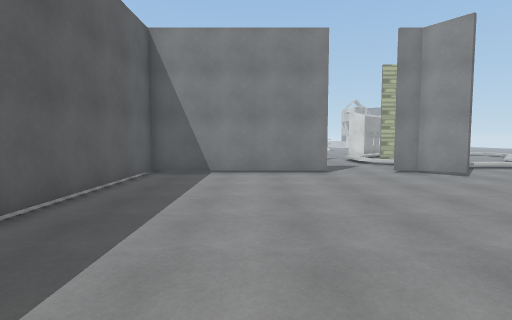
[1] (above)

23 first-person views from a walk through a scene from a Unity 3-D project. The camera is 1.5 m above the floor, tilts 4° down and sees 80° across. The floor is counted in squares, 1 m on a side. Each view is taken from the middle of a square. On the plan, view 1 faces up. The plan holds only what a view shows up to about 15 squares ahead; the rest is blank. The place goes on beyond the plan. The player character is not drawn. Some surface patterns are stand-ins.

[2]
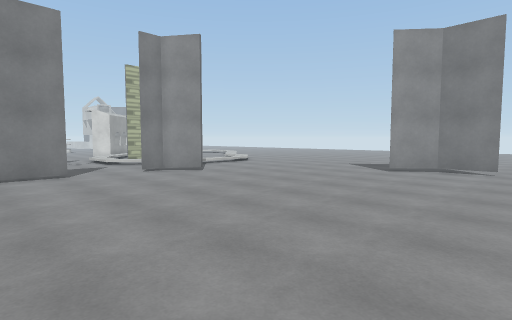

[3]
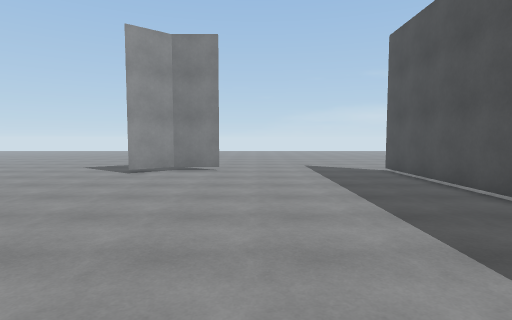

[4]
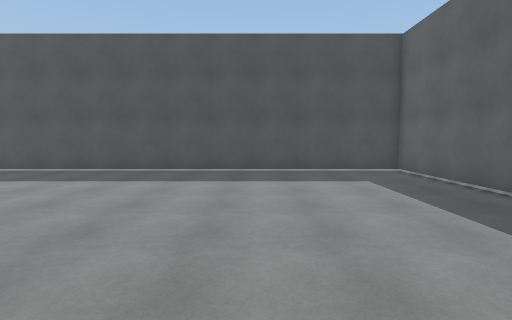

[5]
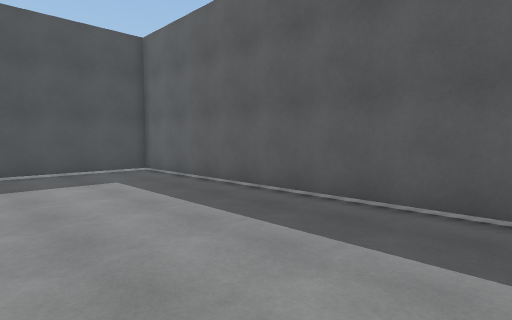

[6]
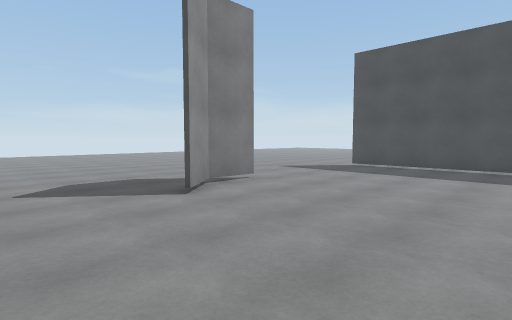

[7]
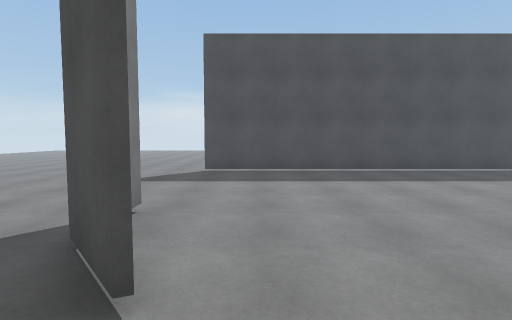

[8]
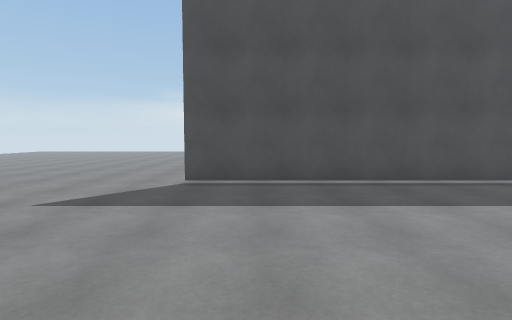

[9]
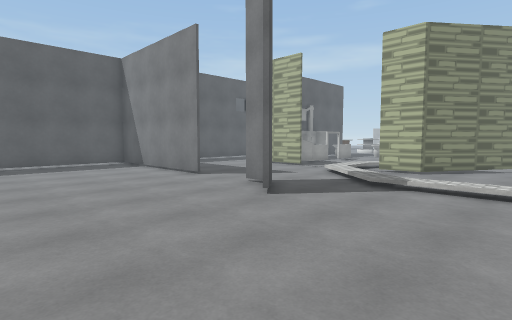

[10]
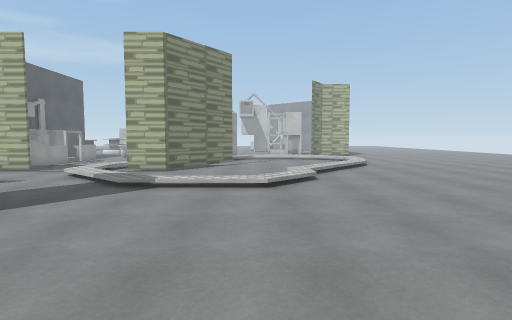

[11]
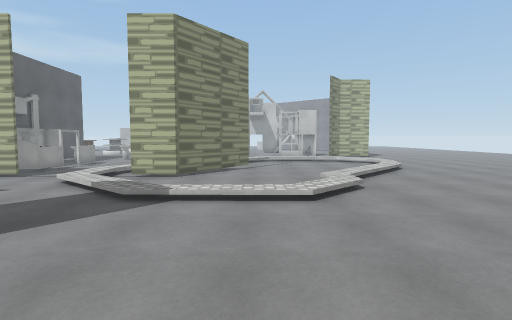

[12]
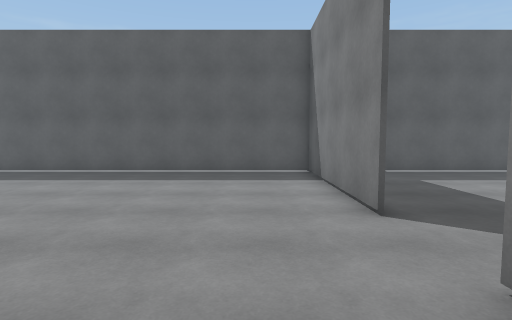

[13]
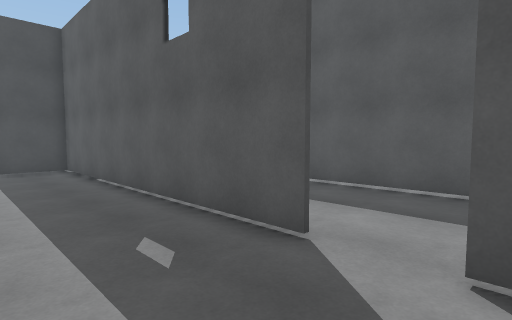

[14]
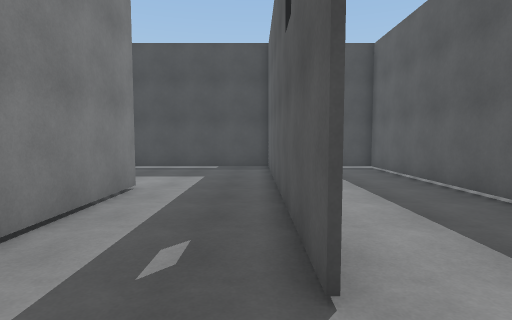

[15]
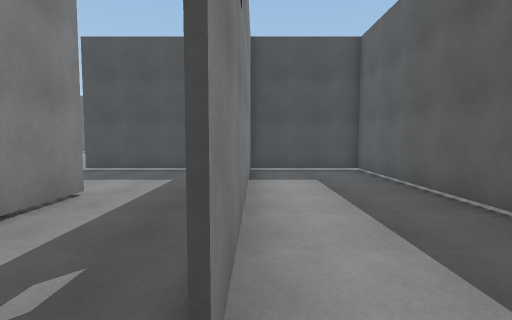

[16]
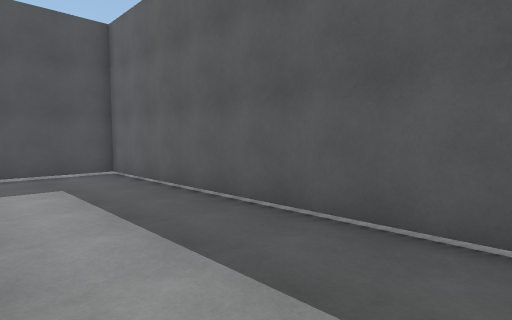

[17]
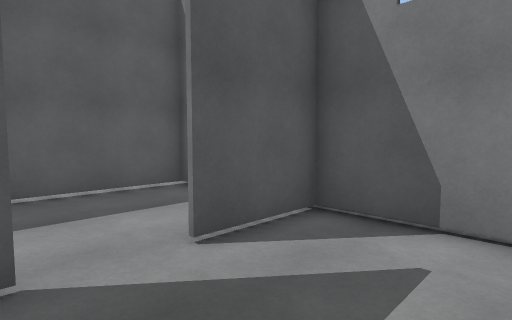

[18]
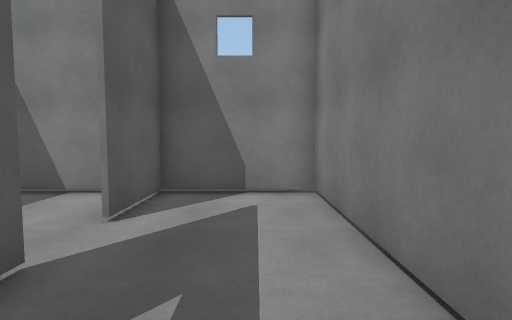

[19]
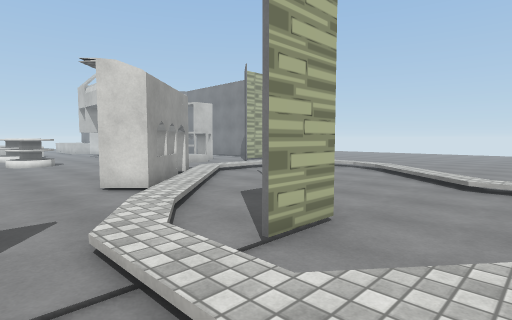

[20]
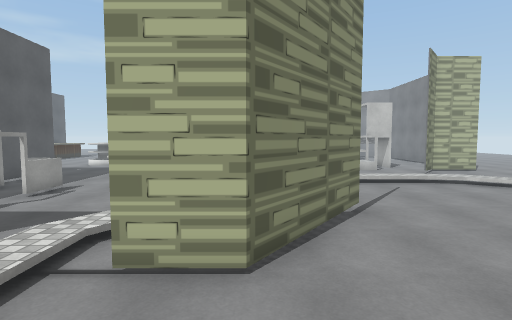

[21]
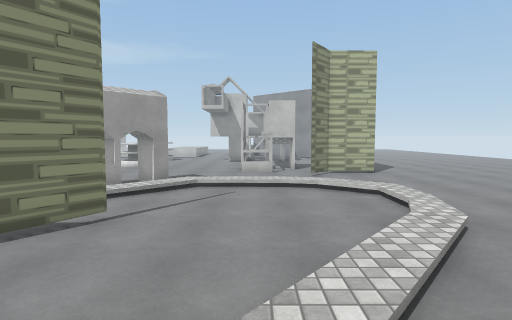

[22]
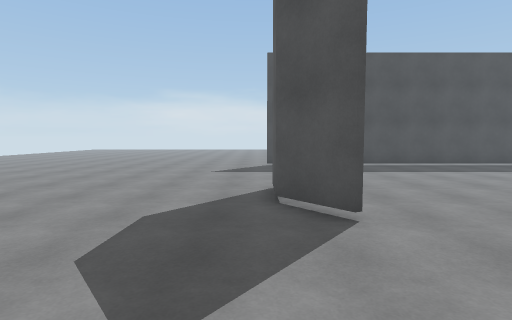

[23]
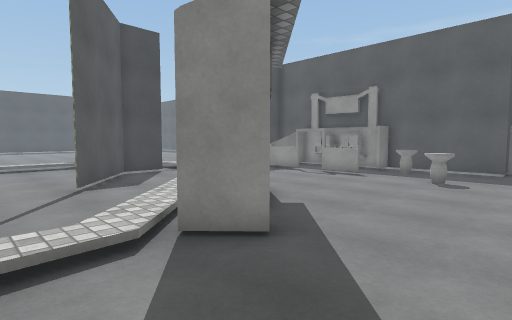

### Floor plan
Key: @ floor where view 1 was taken; # wall or solid block; x gap in a wall; . main floor; : floor 0.25 m higher than the main floor; / step, stairs or slope; = window, fence, low wall or low ledge; ^ raised ledge; T thing the floor can be seen under or through; O other object.
Columns run from 10 left of view 1 to 19 right of it. Each row starts with its distance up from view 1.
 33                  ......  .
 32 ###### ####..................#
 31 #....#....#..............   ..
 30 #....#....#..^^......##...
 29 #....#....#=.........##//////.
 28 #.........#^........##/O////OO
 27 #.........##.#.....##=:/......
 26 #....#....#..=.....##:/.......
 25 #....#....# ......./:/........
 24 #....#....#  x..../O/.#.......
 23 #....#....# .=....O/..#....../
 22 #....#....####...//..##...../O
 21 #....#....#  ...//..##...../O.
 20 #....#....####..//x##...../O/.
 19 #....#.....  ...//........:/..
 18 #....#......  ...//......./...
 17 #....#....... ....//.....//...
 16 #....#.............///////....
 15 #....#...............////.....
 14 ##...#...........#............
 13 .######TTTTTTT...##...........
 12      #............#...........
 11      #........................
 10      #.......................
  9      #........................
  8      #........................
  7      #........................
  6      #........................
  5      #...................#....
  4      #...................#....
  3      #...................#....
  2      #...................#....
  1      #........................
  0      #....@...................
 -1      #........................
 -2      #........................
 -3      #........................
 -4      #........................
 -5      #........................
 -6      #####################....
 -7      .........................
 -8                           ....

Where each view was taken, in squares from view 1:
view 1: 0 up, 0 right, facing up
view 2: 0 up, 0 right, facing up-right
view 3: 0 up, 1 right, facing right
view 4: 8 up, 2 right, facing down
view 5: 8 up, 2 right, facing down-left
view 6: 10 up, 7 right, facing down-right
view 7: 8 up, 13 right, facing down
view 8: 4 up, 13 right, facing down
view 9: 6 up, 14 right, facing up-left
view 10: 6 up, 14 right, facing up
view 11: 8 up, 13 right, facing up
view 12: 11 up, 9 right, facing left
view 13: 29 up, 1 left, facing down-left
view 14: 29 up, 4 left, facing down
view 15: 28 up, 5 left, facing down
view 16: 27 up, 5 left, facing down-left
view 17: 26 up, 1 left, facing up-left
view 18: 23 up, 2 left, facing up
view 19: 17 up, 5 right, facing up-right
view 20: 16 up, 10 right, facing up
view 21: 17 up, 16 right, facing up
view 22: 11 up, 16 right, facing down
view 23: 33 up, 15 right, facing down-left
